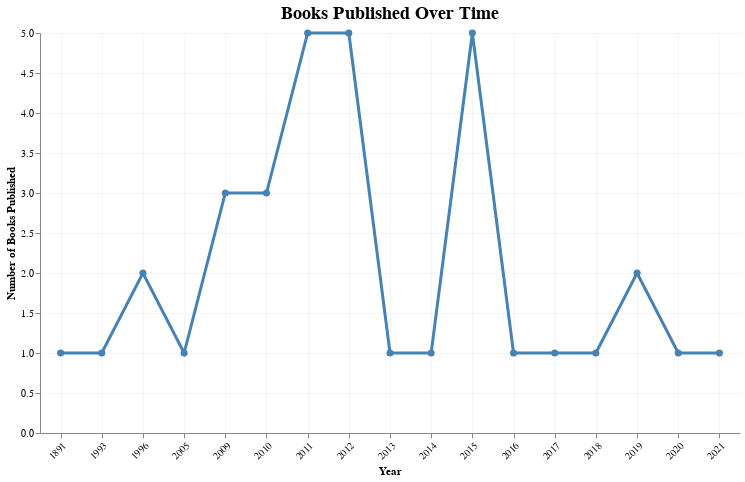

Notebook source saved alongside this figure:
### Code cell
yearly_counts = books.groupby('year').size().reset_index(name='count')

chart = alt.Chart(yearly_counts).mark_line(
    color='steelblue',
    strokeWidth=3,
    point=alt.OverlayMarkDef(color='steelblue', size=50)
).encode(
    x=alt.X('year:O',
            title='Year',
            axis=alt.Axis(labelAngle=-45)),
    y=alt.Y('count:Q',
            title='Number of Romance Books Published'),
    tooltip=[
        alt.Tooltip('year:O', title='Year'),
        alt.Tooltip('count:Q', title='Romance Books Published')
    ]
).properties(
    title={
        "text": "Romance Books Published Over Time",
        "fontSize": 18,
        "font": "Arial",
        "fontWeight": "bold"
    },
    width=700,
    height=400
).configure_view(
    strokeWidth=0
).configure_axis(
    grid=True,
    gridOpacity=0.3
)

chart.show()

### Figure 1 — Vega-Lite specification as saved in the notebook (floating-point values rounded to 4 significant figures)
{"config": {"view": {"continuousWidth": 300, "continuousHeight": 300, "strokeWidth": 0}, "axis": {"grid": true, "gridOpacity": 0.3}}, "data": {"name": "data-ff2adf0574c78de258acfaab008458c9"}, "mark": {"type": "line", "color": "steelblue", "point": {"color": "steelblue", "size": 50}, "strokeWidth": 3}, "encoding": {"tooltip": [{"field": "year", "title": "Year", "type": "ordinal"}, {"field": "count", "title": "Books Published", "type": "quantitative"}], "x": {"axis": {"labelAngle": -45}, "field": "year", "title": "Year", "type": "ordinal"}, "y": {"field": "count", "title": "Number of Books Published", "type": "quantitative"}}, "height": 400, "title": {"text": "Books Published Over Time", "fontSize": 18, "font": "Arial", "fontWeight": "bold"}, "width": 700, "$schema": "https://vega.github.io/schema/vega-lite/v6.1.0.json", "datasets": {"data-ff2adf0574c78de258acfaab008458c9": [{"year": 1891, "count": 1}, {"year": 1993, "count": 1}, {"year": 1996, "count": 2}, {"year": 2005, "count": 1}, {"year": 2009, "count": 3}, {"year": 2010, "count": 3}, {"year": 2011, "count": 5}, {"year": 2012, "count": 5}, {"year": 2013, "count": 1}, {"year": 2014, "count": 1}, {"year": 2015, "count": 5}, {"year": 2016, "count": 1}, {"year": 2017, "count": 1}, {"year": 2018, "count": 1}, {"year": 2019, "count": 2}, {"year": 2020, "count": 1}, {"year": 2021, "count": 1}]}}
